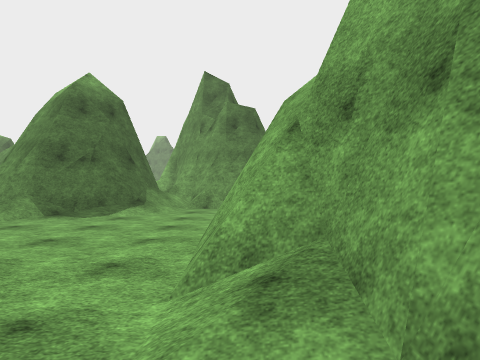
[1] (above)

19 first-person views from a walk through a scene from a Unity 3-D project. The camera is 1.5 m above the floor, looks level and sees 70° across. The floor is counted in squares, 2 m on a side. Each view is taken from the middle of a square. On the plan, view 1 faces up. The plan holds only what a view shows up to about 11 squares ahead; the rest is blank. The place goes on beyond the plan. Surface patterns are stand-ins for the level's own textures.

[2]
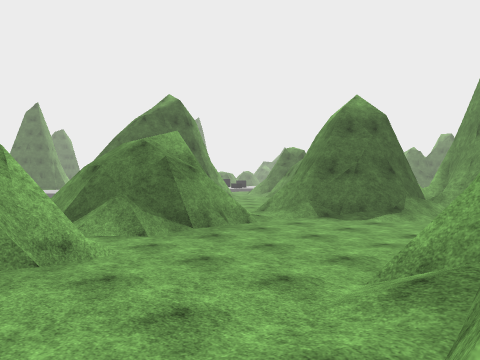

[3]
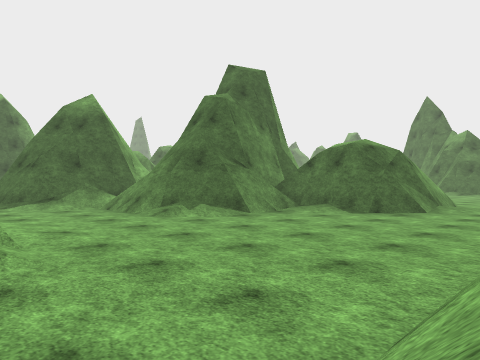

[4]
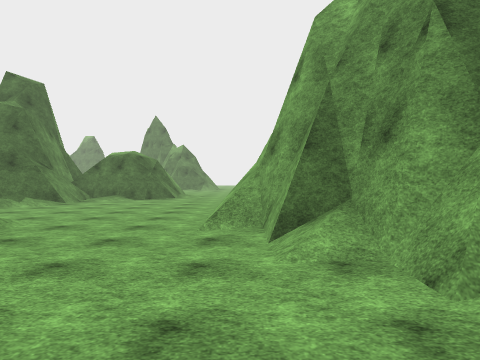

[5]
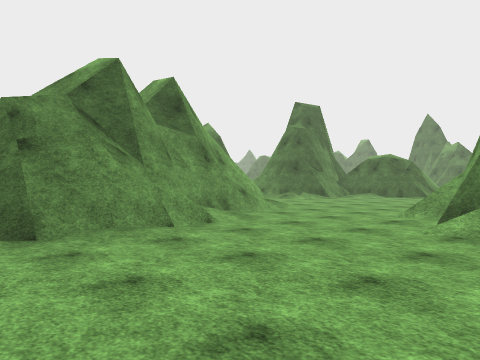

[6]
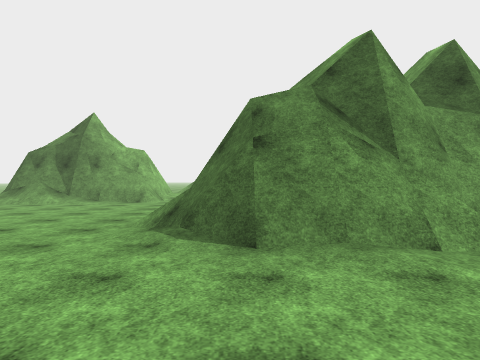

[7]
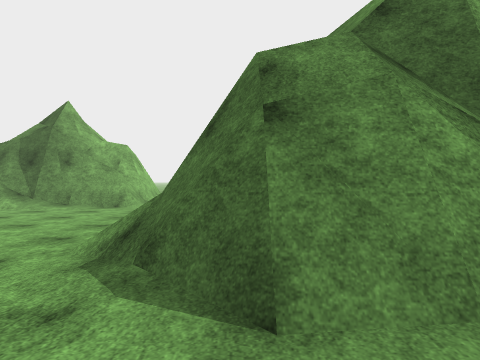

[8]
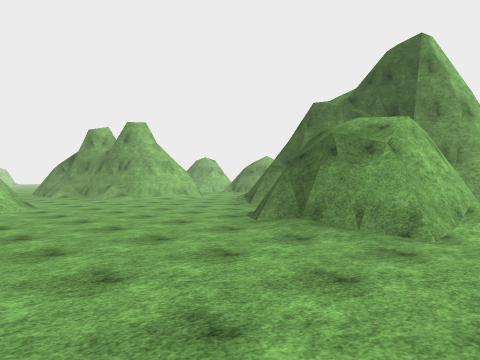

[9]
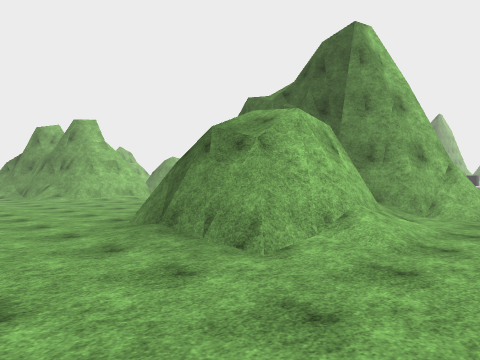

[10]
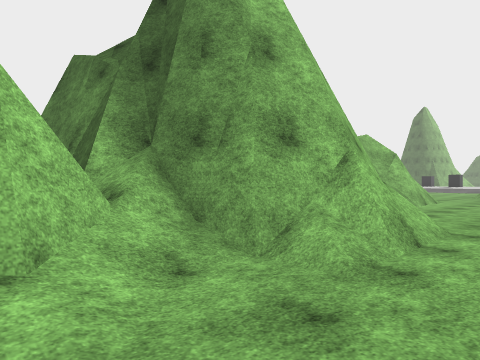

[11]
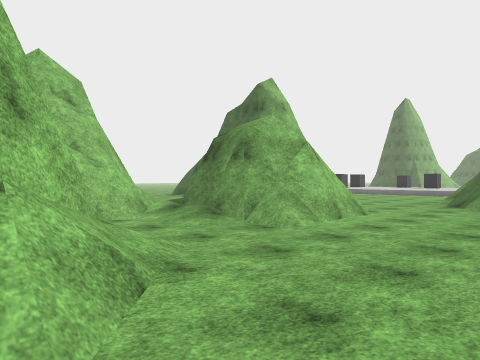

[12]
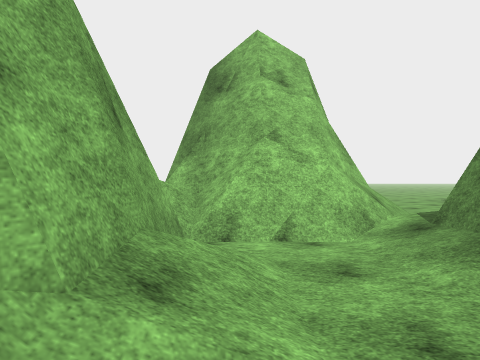

[13]
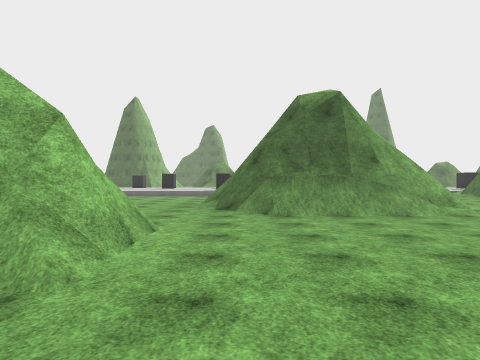

[14]
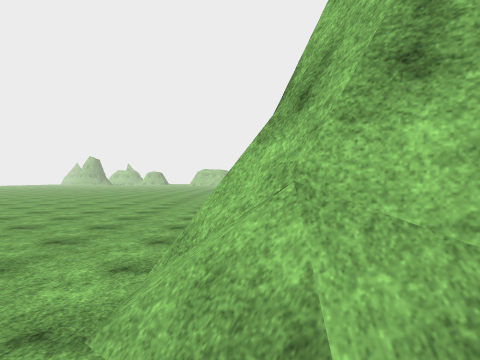

[15]
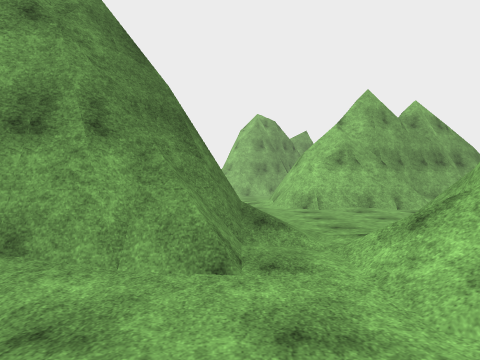

[16]
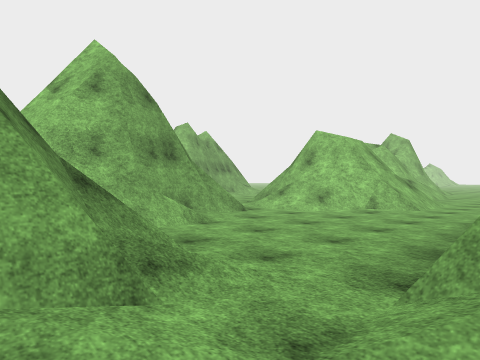

[17]
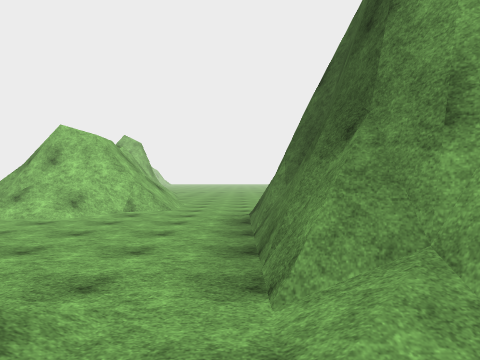

[18]
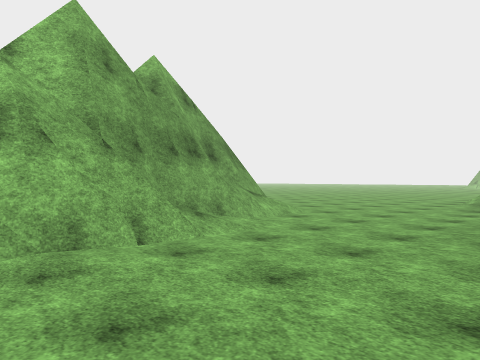

[19]
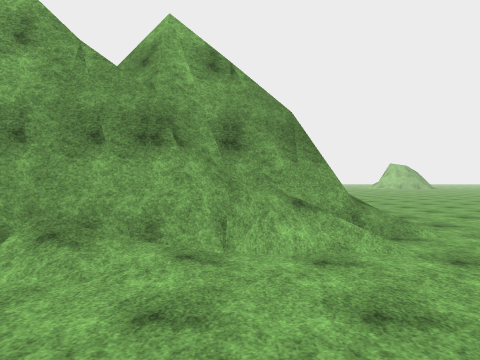

### Floor plan
Key: @ floor where view 1 was taken; # wall or solid block; . floor; / step, stairs or slope; = window, fence, low wall or low ledge.
Columns run from 15 left of view 1 to 10 right of it. Each row starts with its distance up from view 1.
 19   #//....... ...........
 18   #/.................... .
 17  ##=........=#//.////....
 16  //..../.../####/####.....
 15 .....=##/../#  #/# ##/....
 14 .... # ##/./#  ######....
 13    ./# ##///#   ####.....
 12    //###/=##### ##.......
 11   ##//=//#########.......
 10    #/.../#  #/###/.......
  9    #/.../#  #////....../
  8    #/.../####/........./
  7    #/....###/..........=#
  6    #/...////....###/.../#
  5     /../###....####/.../#
  4     ..=####....#####....##
  3     ../####....##  #/....#
  2     ../###=..../#  #/....#
  1      .. /##/.../#####.....
  0           #/...@/####.....
 -1             ..../####....
 -2             .....////... .
 -3             ...........
 -4            ##...........
 -5            ##...........
 -6             #/....  ....

Positions as (right, up) in squares from view 1, and headings:
1: (0, 0), facing up
2: (1, -1), facing up-left
3: (8, 5), facing up-left
4: (8, 0), facing up
5: (10, -2), facing up-left
6: (9, -1), facing left
7: (7, -1), facing left
8: (10, 18), facing down-left
9: (8, 19), facing down-left
10: (3, 19), facing down-left
11: (-2, 19), facing down-left
12: (-4, 17), facing down
13: (-4, 17), facing left
14: (-4, 17), facing right
15: (-9, 7), facing right
16: (-12, 13), facing down-right
17: (-11, 13), facing down
18: (-4, 5), facing down-right
19: (-3, 0), facing right
